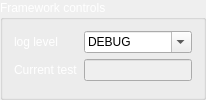
       <widget class="QGroupBox" name="groupBox_3">
        <property name="palette">
         <palette>
          <active>
           <colorrole role="WindowText">
            <brush brushstyle="SolidPattern">
             <color alpha="255">
              <red>255</red>
              <green>255</green>
              <blue>255</blue>
             </color>
            </brush>
           </colorrole>
          </active>
          <inactive>
           <colorrole role="WindowText">
            <brush brushstyle="SolidPattern">
             <color alpha="255">
              <red>255</red>
              <green>255</green>
              <blue>255</blue>
             </color>
            </brush>
           </colorrole>
          </inactive>
          <disabled>
           <colorrole role="WindowText">
            <brush brushstyle="SolidPattern">
             <color alpha="255">
              <red>120</red>
              <green>120</green>
              <blue>120</blue>
             </color>
            </brush>
           </colorrole>
          </disabled>
         </palette>
        </property>
        <property name="title">
         <string>Framework controls</string>
        </property>
        <layout class="QFormLayout" name="formLayout">
         <item row="0" column="0">
          <widget class="QLabel" name="emcs_log_level_2">
           <property name="text">
            <string>log level</string>
           </property>
           <property name="text_label" stdset="0">
            <bool>true</bool>
           </property>
          </widget>
         </item>
         <item row="0" column="1">
          <widget class="QComboBox" name="framework_log_level">
           <property name="enabled">
            <bool>true</bool>
           </property>
           <property name="styleSheet">
            <string notr="true">QCombBox{
    text-align: right;
}</string>
           </property>
           <property name="editable">
            <bool>true</bool>
           </property>
           <property name="currentText">
            <string>DEBUG</string>
           </property>
           <property name="currentIndex">
            <number>0</number>
           </property>
           <property name="maxVisibleItems">
            <number>10</number>
           </property>
           <item>
            <property name="text">
             <string>DEBUG</string>
            </property>
           </item>
           <item>
            <property name="text">
             <string>INFO</string>
            </property>
           </item>
           <item>
            <property name="text">
             <string>WARNING</string>
            </property>
           </item>
           <item>
            <property name="text">
             <string>ERROR</string>
            </property>
           </item>
           <item>
            <property name="text">
             <string>CRITICAL</string>
            </property>
           </item>
          </widget>
         </item>
         <item row="1" column="0">
          <widget class="QLabel" name="label_55">
           <property name="text">
            <string>Current test</string>
           </property>
           <property name="text_label" stdset="0">
            <bool>true</bool>
           </property>
          </widget>
         </item>
         <item row="1" column="1">
          <widget class="QLineEdit" name="framework_current_state">
           <property name="enabled">
            <bool>false</bool>
           </property>
           <property name="readOnly">
            <bool>true</bool>
           </property>
          </widget>
         </item>
        </layout>
       </widget>
